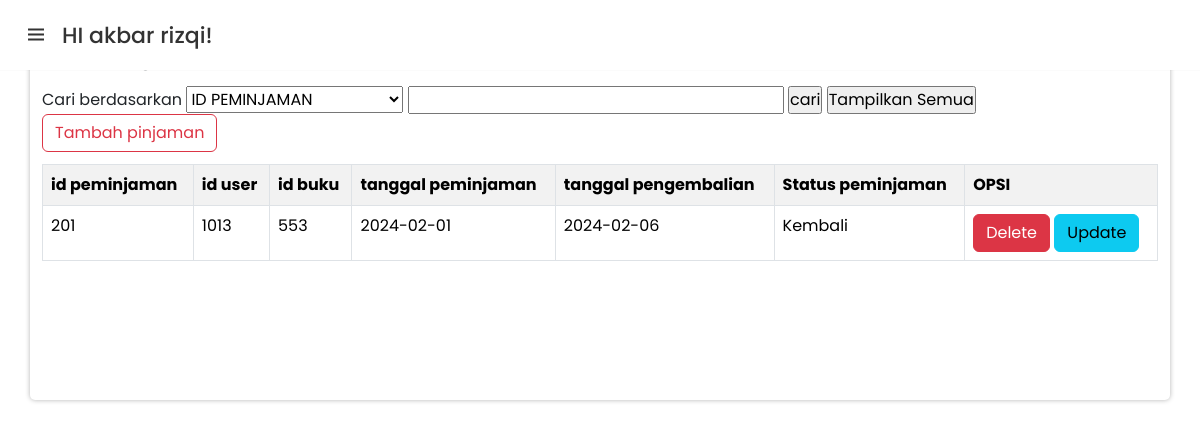
The page /tampil_peminjaman.php (signed in) on the database its author committed.
### tables this page shows
CREATE TABLE `peminjaman` (
  `PeminjamanID` int(15) NOT NULL,
  `UserID` int(15) NOT NULL,
  `BukuID` int(15) NOT NULL,
  `TanggalPeminjaman` date NOT NULL,
  `TanggalPengembalian` date NOT NULL,
  `StatusPeminjaman` enum('Kembali','Belum Kembali') NOT NULL
);

### tampil_peminjaman.php (the view, shortened to what this page needs)
<!DOCTYPE html>
<html lang="en">
<head>
    <link rel="stylesheet" href="https://stackpath.bootstrapcdn.com/font-awesome/4.7.0/css/font-awesome.min.css">
    <link rel="stylesheet" href="css/style.css" />
    <link rel="stylesheet" href="style.css" />
    <link href="https://cdn.jsdelivr.net/npm/bootstrap@5.3.2/dist/css/bootstrap.min.css" rel="stylesheet">
    <link
      href="https://unpkg.com/boxicons@2.1.2/css/boxicons.min.css"
      rel="stylesheet"
    />
</head>
<body>
<nav>
      <div class="logo">
        <i class="bx bx-menu menu-icon"></i>
        <span class="logo-name">HI <?php echo $_SESSION['username']; ?>!</span>
      </div>
    </nav>
    <div class="container">
      <h2>PEMINJAMAN</h2>
      <form action="" allign="center" method="post">
        Cari berdasarkan <select name ="pilih">
            <option value= "PeminjamanID">ID PEMINJAMAN</option>
          </select>
          <input type ="text" name="tekscari"size="24"/>
          <input type ="submit" name="cari"value="cari"/>
          <input type ="submit" name="semua"value="Tampilkan Semua"/>
        </form>
      <table class="table table-a table-bordered table-striped">
        <tr>
          <th> id peminjaman  </th>
          <th> id user  </th>
          <th> id buku </th>
          <th> tanggal peminjaman </th>
          <th> tanggal pengembalian </th>
          <th> Status peminjaman </th>
          <th> OPSI </th>
        </tr>
        <?php
        include 'koneksi.php';
        $input_user = "";
        if(isset($_POST["cari"])){
          $opsi=$_POST["pilih"];
          $teks=$_POST["tekscari"];
          $input_user=mysqli_query($conn,"SELECT * from peminjaman where $opsi like'%$teks%'");
        }
        else{
          $input_user=mysqli_query($conn,"SELECT * FROM peminjaman");
        }
        foreach ($input_user as $row) {
          echo "<tr>
            <td>" . $row['PeminjamanID'] . "</td>
            <td>" . $row['UserID'] . "</td>
            <td>" . $row['BukuID'] . "</td>
            <td>" . $row['TanggalPeminjaman'] . "</td>
            <td>" . $row['TanggalPengembalian'] . "</td>
            <td>" . $row['StatusPeminjaman'] . "</td>
            <td><a href='delete_peminjaman.php?PeminjamanID=$row[PeminjamanID]'>
                <button class='btn btn-danger'> Delete </button></a>
                <a href='update_peminjaman.php?PeminjamanID=$row[PeminjamanID]'>
                <button class='btn btn-info'> Update</button> </br></a>
            </td></tr>";
        }
        ?>
     <a class="nav-link" href="create_peminjaman.php"><button type="button" class="btn btn-outline-danger">Tambah pinjaman</button></a>
      </div>
</body>
</html>

### style.css (style rules this page uses)
* { margin: 0; padding: 0; box-sizing: border-box; }
body { width: 100%; min-height: 100vh; background-image: linear-gradient(rgba(0, 0, 0, .5), rgba(0, 0, 0, .5)), url(images/gambar.jpg); background-position: center; background-size: cover; display: flex; justify-content: center; align-items: center; font-family: 'Poppins', sans-serif; color: #111; }
.container { width: 400px; min-height: 400px; background: #FFF; border-radius: 5px; box-shadow: 0 0 5px rgba(0, 0, 0, .3); padding: 40px 30px; }
* { margin: 0; padding: 0; box-sizing: border-box; font-family: "Poppins", sans-serif; }
body { min-height: 100%; background: #e3f2fd; }
nav { position: fixed; top: 0; left: 0; height: 70px; width: 100%; display: flex; align-items: center; background: #fff; box-shadow: 0 0 1px rgba(0, 0, 0, 0.1); }
nav .logo { display: flex; align-items: center; margin: 0 24px; }
.logo .menu-icon { color: #333; font-size: 24px; margin-right: 14px; cursor: pointer; }
.logo .logo-name { color: #333; font-size: 22px; font-weight: 500; }
table { margin-top: 1%; }
.table-a { margin-top: 1%; }

### rows shown on the page
peminjaman: PeminjamanID "201", UserID "1013", BukuID "553", TanggalPeminjaman "2024-02-01", TanggalPengembalian "2024-02-06", StatusPeminjaman "Kembali"

### other values the page prints
$_SESSION['username'] "akbar rizqi"
